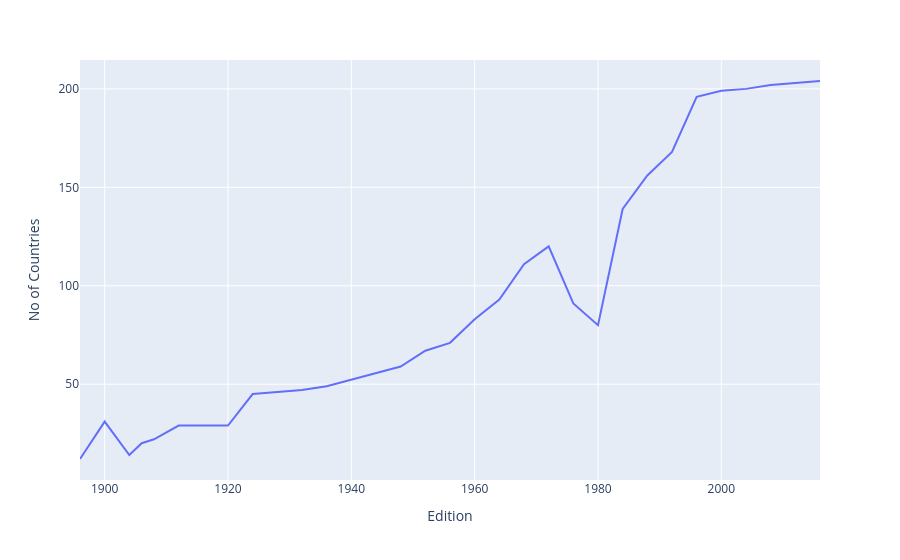

Notebook code cell kept with this figure:
### Code cell
fig = px.line(nations_over_time,x = "Edition", y= "No of Countries")
fig.show()

### Figure 1 — Plotly figure (JSON) as saved in the notebook; plotly's stock layout.template omitted (floating-point values rounded to 4 significant figures)
{"data": [{"hovertemplate": "Edition=%{x}<br>No of Countries=%{y}<extra></extra>", "legendgroup": "", "line": {"color": "#636efa", "dash": "solid"}, "marker": {"symbol": "circle"}, "mode": "lines", "name": "", "orientation": "v", "showlegend": false, "type": "scatter", "x": [1896, 1900, 1904, 1906, 1908, 1912, 1920, 1924, 1928, 1932, 1936, 1948, 1952, 1956, 1960, 1964, 1968, 1972, 1976, 1980, 1984, 1988, 1992, 1996, 2000, 2004, 2008, 2012, 2016], "xaxis": "x", "y": [12, 31, 14, 20, 22, 29, 29, 45, 46, 47, 49, 59, 67, 71, 83, 93, 111, 120, 91, 80, 139, 156, 168, 196, 199, 200, 202, 203, 204], "yaxis": "y"}], "layout": {"legend": {"tracegroupgap": 0}, "margin": {"t": 60}, "xaxis": {"anchor": "y", "domain": [0, 1], "title": {"text": "Edition"}}, "yaxis": {"anchor": "x", "domain": [0, 1], "title": {"text": "No of Countries"}}}}
